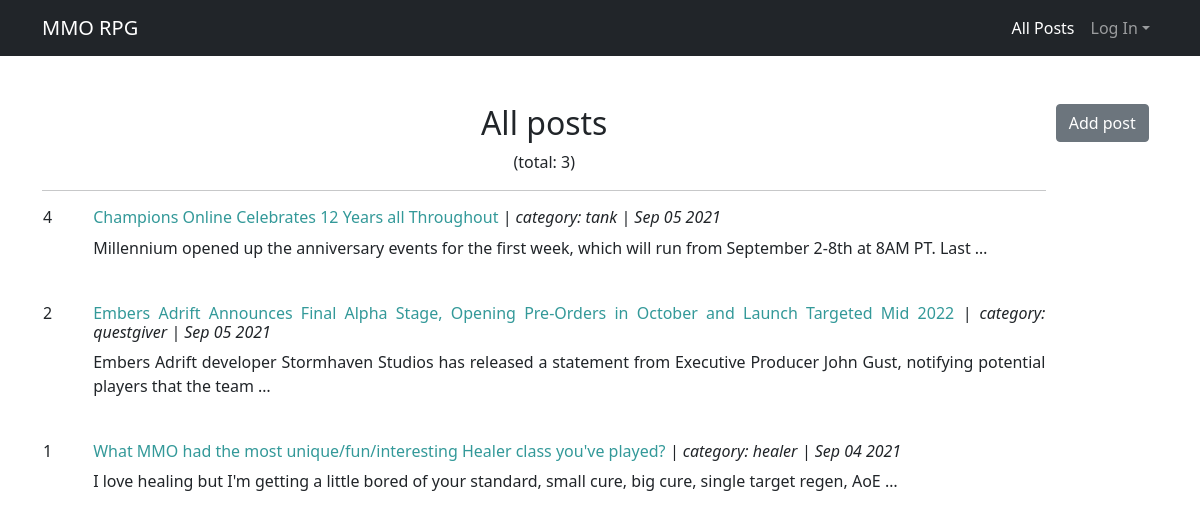
/posts/, run on the app's committed database.
### posts/models.py (models this page shows)
class Post(models.Model):
    author = models.ForeignKey(User, on_delete = models.CASCADE)
    data = models.DateTimeField(auto_now_add = True)
    title = models.CharField(max_length = 255)
    text = RichTextUploadingField(blank = True, null = True)
    categories = [
        ('tank', 'tank'),
        ('healer', 'healer'),
        ('damage dealer', 'damage dealer'),
        ('vendor', 'vendor'),
        ('guildmaster', 'guildmaster'),
        ('questgiver', 'questgiver'),
        ('blacksmith', 'blacksmith'),
        ('leatherworker', 'leatherworker'),
        ('potion maker', 'potion maker'),
        ('spellmaster', 'spellmaster')
    ]
    category = models.CharField(max_length = 20, choices = categories)

### posts/views.py (the view)
# urls.py: path('', Posts.as_view()),
class Posts(ListView):
    model = Post
    template_name = 'posts.html'
    context_object_name = 'posts'
    paginate_by = 5
    ordering = ['-data']
    def get_context_data(self, **kwargs):
        context = super().get_context_data(**kwargs)
        context['limit_for_listing'] = Paginator(list(Post.objects.all()), 5).num_pages - 2
        return context

### templates/posts.html (shortened to what this page needs)
{% extends 'base.html' %}
{% block content %}
<div style="display: flex">
    <div style="flex-basis: 90%">
        <h2>All posts</h2>
        <p>(total: {{ posts|length }})</p>
                <hr>
                {% if posts %}
                    <table style="margin-left: auto; margin-right: auto;">
                    {% for post in posts %}
                        <tr>
                            <td style="vertical-align: top; padding-right: 5vh;">
                                <h6>{{ post.id }}</h6>
                            </td>
                            <td>
                                <h6 style="text-align: justify">
                                    <a href="{{ post.id }}" style="text-decoration: none; color: #339999;">{{ post.title }}</a>
                                    <i>| category: {{ post.category }} |</i>
                                    <i>{{ post.data|date:'M d Y' }}</i>
                                </h6>
                                <p style="text-align: justify">{{ post.text|truncatewords:20|safe }}</p>
                            </td>
                        </tr>
                        <tr>
                            <td>
                                <br>
                            </td>
                        </tr>
                    {% endfor %}
                    </table>
                {% else %}
                    <h3>No posts. Come back later!</h3>
                {% endif %}
    </div>
    <div style="flex-basis: 10%">
        <a href="addpost" class="btn btn-secondary">Add post</a>
    </div>
</div>
{% endblock content %}

### data on the page
Post: id "4", title "Champions Online Celebrates 12 Years all Throughout", category "tank", data "Sep 05 2021", text "Millennium opened up the anniversary events for the first week, which will run from September 2-8th at 8AM PT. Last …"
Post: id "2", title "Embers Adrift Announces Final Alpha Stage, Opening Pre-Orders in October and Launch Targeted Mid 2022", category "questgiver", data "Sep 05 2021", text "Embers Adrift developer Stormhaven Studios has released a statement from Executive Producer John Gust, notifying potential players that the team …"
Post: id "1", title "What MMO had the most unique/fun/interesting Healer class you've played?", category "healer", data "Sep 04 2021", text "I love healing but I'm getting a little bored of your standard, small cure, big cure, single target regen, AoE …"

### other printed values
{{ posts|length }} "3"
